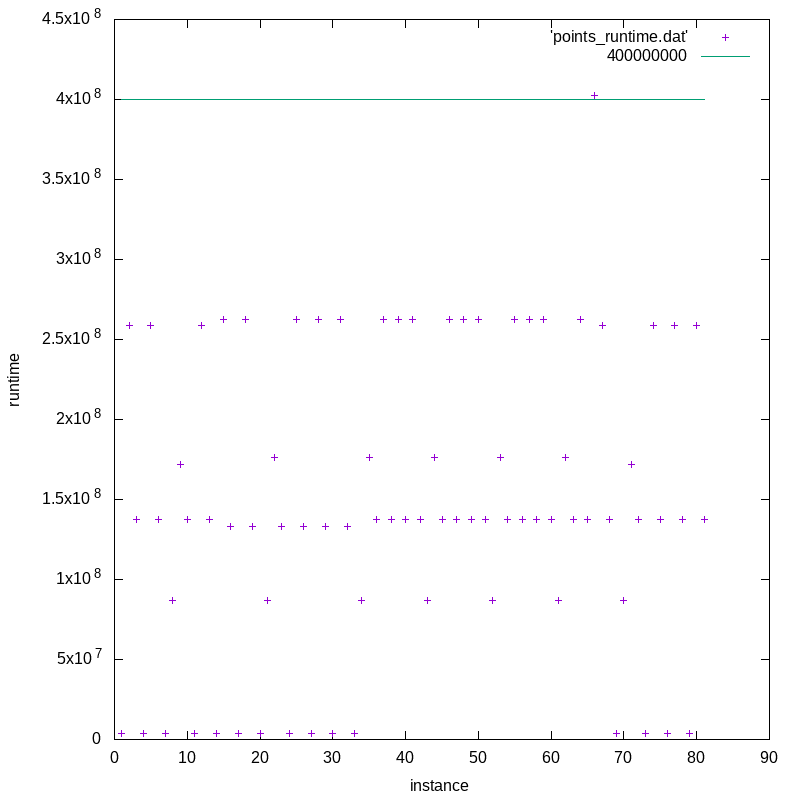

The gnuplot source for this figure:
# set yrange [0:]
set terminal png size 800,800
set xlabel "instance"
set ylabel "runtime"


plot 'points_runtime.dat' w p ls 1, 400000000
